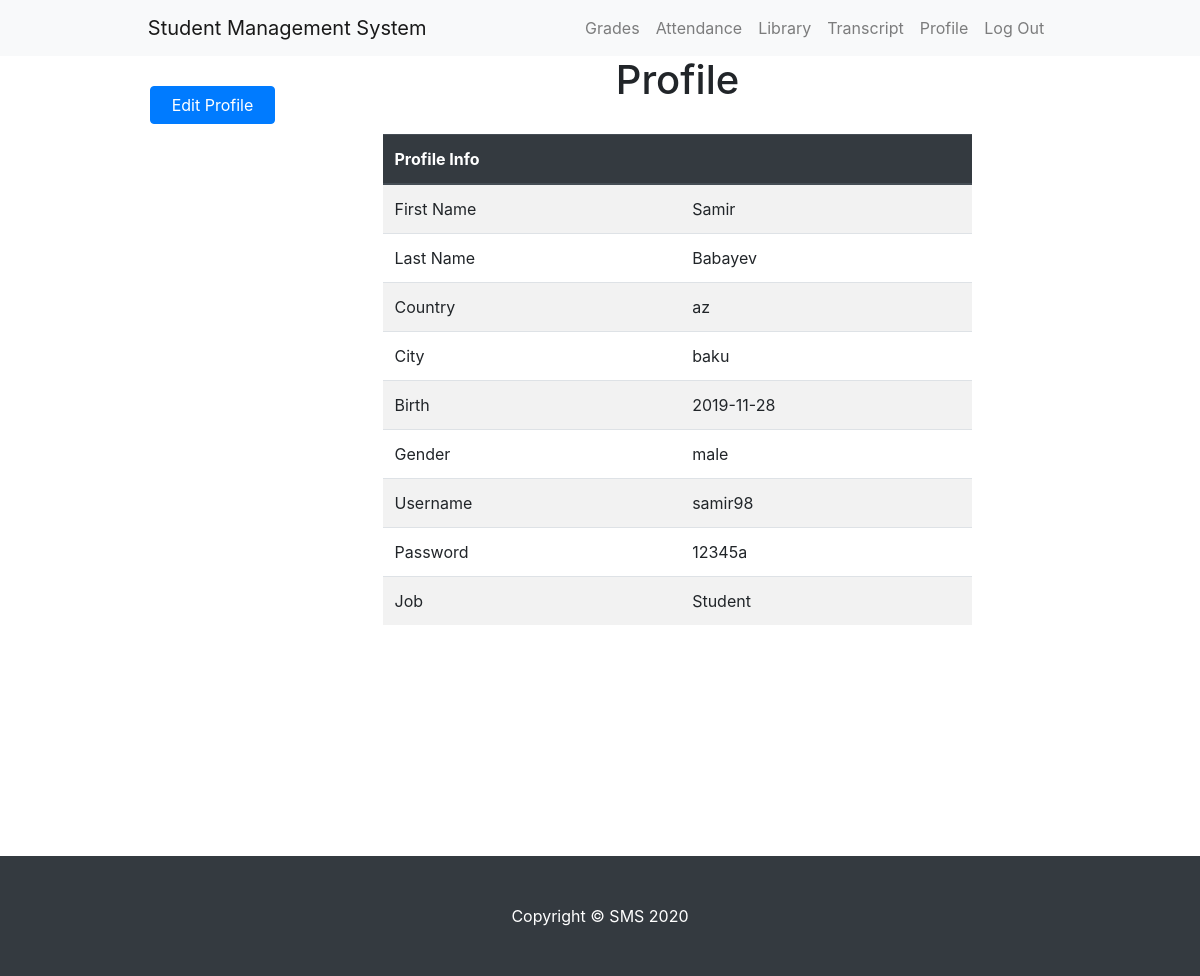
Screenshot of /UMS-client/sms/profile.php (signed in) with the database file from the repository.
### tables this page shows
CREATE TABLE `user` (
  `id` int(11) NOT NULL,
  `fname` varchar(30) NOT NULL,
  `lname` varchar(30) NOT NULL,
  `country` varchar(30) NOT NULL,
  `city` varchar(30) NOT NULL,
  `birth` date NOT NULL,
  `sex` varchar(30) NOT NULL,
  `username` varchar(30) NOT NULL,
  `password` varchar(30) NOT NULL,
  `job` varchar(30) NOT NULL
);

### UMS-client/sms/profile.php (the view, shortened to what this page needs)
<?php
	include "connection.php";
	$username = $_SESSION["username"];
?>
<!DOCTYPE html>
<html>
	<head>
		<link rel="stylesheet" href="https://maxcdn.bootstrapcdn.com/bootstrap/4.3.1/css/bootstrap.min.css">
		<link rel="stylesheet" href="style/index-style.css"/>
	</head>
	<body >
		 <nav class="navbar navbar-expand-lg navbar-light bg-light">
		<div class="container">
		<a class="navbar-brand" href="?action=home">Student Management System</a>
		  <div class="collapse navbar-collapse" id="navbarSupportedContent">
			<ul class="navbar-nav ml-auto">
			<li class="nav-item">
				<a class="nav-link" href="?action=grades">Grades</a>
			  </li>
			<li class="nav-item">
				<a class="nav-link"href="?action=attendance">Attendance</a>
			  </li>
			 <li class="nav-item">
				<a class="nav-link" href="?action=library">Library</a>
			  </li>
			  <li class="nav-item">
				<a class="nav-link" href="?action=transcript">Transcript</a>
			  </li>
			  <li class="nav-item">
				<a class="nav-link" href="?action=profile">Profile</a>
			  </li>
			  <li class="nav-item">
				<a class="nav-link" href="?action=logout">Log Out</a>
			  </li>
			</ul>
		  </div>
		  </div>
		</nav>
<div style="min-height:800px;" class="container1">
		<div class="row">
    <div style="margin-top:10px;" class="col-lg-2">
		  <div style="margin-top:20px;" class="list-group">
			<button  type="button" class="btn btn-primary" data-toggle="modal" data-target="#exampleModal1"> <a href="#" style="color:white;" >Edit Profile</a></button>
		</div>
	</div>
	  <div style="margin:auto;" class="col-lg-8">
		<h1 style="text-align:center; margin:auto;"> Profile </h1>
<table style="margin-top:30px; margin-bottom:50px;" class="table table-striped table-hover table-responsive-sm">
    <thead class="thead-dark">
	 <tr>
        <th>Profile Info</th>
        <th></th>
      </tr>
    </thead>
    <tbody  id="mytable">
		<?php
		$sql="SELECT *  FROM user WHERE username= '$username' AND job ='student' ";
		$result = mysqli_query($conn, $sql);
		while($row=mysqli_fetch_assoc($result)){
		?>
      <tr>
		<td>First Name</td>
        <td><?php echo $row["fname"] ?></td>
	</tr>
	 <tr>
		<td>Last Name</td>
		<td><?php echo $row["lname"] ?></td>
	</tr>
		  <tr>
		<td>Country</td>
        <td><?php echo $row["country"] ?></td>
	</tr>
	 <tr>
		<td>City</td>
		<td><?php echo $row["city"] ?></td>
	</tr>
	  <tr>
		<td>Birth</td>
        <td><?php echo $row["birth"] ?></td>
	</tr>
	 <tr>
		<td>Gender</td>
		<td><?php echo $row["sex"] ?></td>
	</tr>
		  <tr>
		<td>Username</td>
        <td><?php echo $row["username"] ?></td>
	</tr>
	 <tr>
		<td>Password</td>
		<td><?php echo $row["password"] ?></td>
	</tr>
	  <tr>
		<td>Job</td>
        <td><?php echo $row["job"] ?></td>
	</tr>
		<?php } ?>
    </tbody>
  </table>
  		 </div>
    </div>
  </div>
  <footer class="py-5 bg-dark">
    <div class="container">
      <p class="m-0 text-center text-white">Copyright &copy; SMS <?php echo date("Y"); ?></p>
    </div>
  </footer>
	</body>
</html>

### UMS-client/sms/style/index-style.css (style rules this page uses)
.container { width:80%; margin:auto; }
.container1 { width:75%; margin:auto; }

### rows the page displays
user: fname "Samir", lname "Babayev", country "az", city "baku", birth "2019-11-28", sex "male", username "samir98", password "12345a", job "Student"
